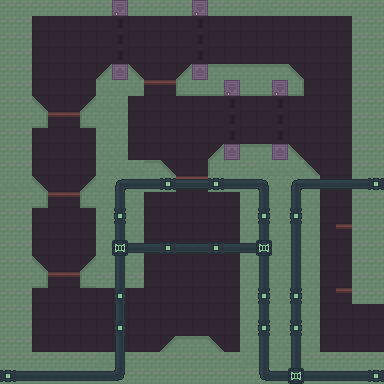

A level layout from a 2D game, rendered from its tile map. Below: a short description, then the map file with tile-grid data replaced by summaries:
An orthogonal 24x24 tile map with 16x16 px tiles, 5 tile layers (background, decor, platforms, walls, ...) and 8 objects (4x blast_door, 2x spawn, exit, upgrade).

<map version="1.0" orientation="orthogonal" renderorder="right-down" width="24" height="24" tilewidth="16" tileheight="16" nextobjectid="20">
 <tileset firstgid="1" source="../../tileset.tsx" />
 <layer name="background" width="24" height="24">
  <data>[576 cells, 576 non-empty, 2 distinct tile ids]</data>
 </layer>
 <layer name="decor" width="24" height="24">
  <data>[576 cells, 0 non-empty, 0 distinct tile ids]</data>
 </layer>
 <layer name="platforms" width="24" height="24">
  <data>[576 cells, 16 non-empty, 4 distinct tile ids]</data>
 </layer>
 <layer name="walls" width="24" height="24">
  <data>[576 cells, 294 non-empty, 12 distinct tile ids]</data>
 </layer>
 <layer name="overlay" width="24" height="24">
  <data>[576 cells, 73 non-empty, 9 distinct tile ids]</data>
 </layer>
 <objectgroup name="objects">
  <object id="10" name="exit" type="exit" x="368" y="304" width="32" height="48">
   <properties>
    <property name="target" value="high_jump_chamber.to_stasis" />
   </properties>
  </object>
  <object id="12" name="double_jump" type="upgrade" x="176" y="288" width="32" height="32" />
  <object id="13" type="blast_door" x="224" y="96" width="16" height="48" />
  <object id="15" type="blast_door" x="192" y="16" width="16" height="48" />
  <object id="16" type="blast_door" x="112" y="16" width="16" height="48" />
  <object id="17" type="blast_door" x="272" y="96" width="16" height="48" />
  <object id="18" name="1" type="spawn" x="336" y="304" width="32" height="48" />
  <object id="19" name="2" type="spawn" x="176" y="288" width="32" height="48" />
 </objectgroup>
</map>
